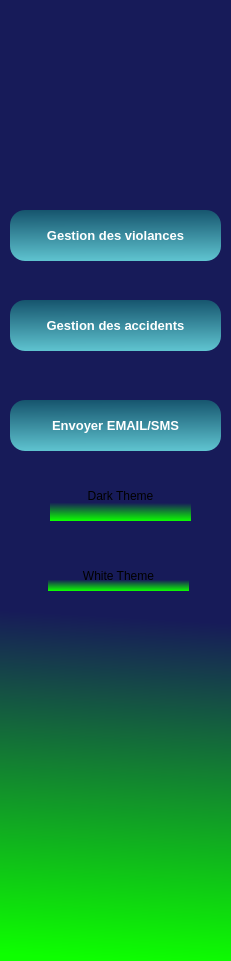
       <widget class="QFrame" name="frame_13">
        <property name="geometry">
         <rect>
          <x>0</x>
          <y>0</y>
          <width>231</width>
          <height>961</height>
         </rect>
        </property>
        <property name="styleSheet">
         <string notr="true">
background :qlineargradient(spread:pad, x1:0.533, y1:1, x2:0.538, y2:0.642409, stop:0 rgba(13, 255, 0, 255), stop:1 rgba(23, 27, 89, 255));
border :0px;
</string>
        </property>
        <property name="frameShape">
         <enum>QFrame::StyledPanel</enum>
        </property>
        <property name="frameShadow">
         <enum>QFrame::Raised</enum>
        </property>
        <widget class="QPushButton" name="gestionViolance">
         <property name="geometry">
          <rect>
           <x>10</x>
           <y>210</y>
           <width>211</width>
           <height>51</height>
          </rect>
         </property>
         <property name="font">
          <font>
           <pointsize>10</pointsize>
           <weight>75</weight>
           <bold>true</bold>
          </font>
         </property>
         <property name="styleSheet">
          <string notr="true">/*background-color:#C70039;
color:white;*/
QPushButton
{
background : qlineargradient(spread:pad, x1:0.467, y1:0, x2:0.482, y2:1, stop:0 rgba(22, 85,110, 255), stop:1 rgba(95, 196, 208, 255));
border-radius:15px;
color:white;
}
QPushButton:hover
{
background:qlineargradient(spread:pad, x1:0.457286, y1:0.381, x2:0.508, y2:1, stop:0 rgba(95, 196, 208, 255), stop:1 rgba(22, 85,110, 255))
}</string>
         </property>
         <property name="text">
          <string>Gestion des violances</string>
         </property>
         <property name="icon">
          <iconset resource="resource.qrc">
           <normaloff>:/image/img/physical-abuse.png</normaloff>:/image/img/physical-abuse.png</iconset>
         </property>
         <property name="iconSize">
          <size>
           <width>45</width>
           <height>45</height>
          </size>
         </property>
         <property name="checkable">
          <bool>false</bool>
         </property>
        </widget>
        <widget class="QPushButton" name="gestionAccident">
         <property name="geometry">
          <rect>
           <x>10</x>
           <y>300</y>
           <width>211</width>
           <height>51</height>
          </rect>
         </property>
         <property name="font">
          <font>
           <pointsize>10</pointsize>
           <weight>75</weight>
           <bold>true</bold>
          </font>
         </property>
         <property name="styleSheet">
          <string notr="true">/*background-color:#C70039;
color:white;*/
QPushButton
{
background : qlineargradient(spread:pad, x1:0.467, y1:0, x2:0.482, y2:1, stop:0 rgba(22, 85,110, 255), stop:1 rgba(95, 196, 208, 255));
border-radius:15px;
color:white;
}
QPushButton:hover
{
background:qlineargradient(spread:pad, x1:0.457286, y1:0.381, x2:0.508, y2:1, stop:0 rgba(95, 196, 208, 255), stop:1 rgba(22, 85,110, 255))
}</string>
         </property>
         <property name="text">
          <string>Gestion des accidents</string>
         </property>
         <property name="icon">
          <iconset resource="resource.qrc">
           <normaloff>:/image/img/car-accident.png</normaloff>:/image/img/car-accident.png</iconset>
         </property>
         <property name="iconSize">
          <size>
           <width>45</width>
           <height>45</height>
          </size>
         </property>
        </widget>
        <widget class="QPushButton" name="gestionAccident_2">
         <property name="geometry">
          <rect>
           <x>10</x>
           <y>400</y>
           <width>211</width>
           <height>51</height>
          </rect>
         </property>
         <property name="font">
          <font>
           <pointsize>10</pointsize>
           <weight>75</weight>
           <bold>true</bold>
          </font>
         </property>
         <property name="styleSheet">
          <string notr="true">/*background-color:#C70039;
color:white;*/
QPushButton
{
background : qlineargradient(spread:pad, x1:0.467, y1:0, x2:0.482, y2:1, stop:0 rgba(22, 85,110, 255), stop:1 rgba(95, 196, 208, 255));
border-radius:15px;
color:white;
}
QPushButton:hover
{
background:qlineargradient(spread:pad, x1:0.457286, y1:0.381, x2:0.508, y2:1, stop:0 rgba(95, 196, 208, 255), stop:1 rgba(22, 85,110, 255))
}</string>
         </property>
         <property name="text">
          <string>Envoyer EMAIL/SMS</string>
         </property>
         <property name="icon">
          <iconset resource="resource.qrc">
           <normaloff>:/image/img/mailbox.png</normaloff>:/image/img/mailbox.png</iconset>
         </property>
         <property name="iconSize">
          <size>
           <width>40</width>
           <height>40</height>
          </size>
         </property>
        </widget>
        <widget class="QPushButton" name="dark">
         <property name="geometry">
          <rect>
           <x>50</x>
           <y>470</y>
           <width>141</width>
           <height>51</height>
          </rect>
         </property>
         <property name="text">
          <string>Dark Theme</string>
         </property>
        </widget>
        <widget class="QPushButton" name="white">
         <property name="geometry">
          <rect>
           <x>48</x>
           <y>560</y>
           <width>141</width>
           <height>31</height>
          </rect>
         </property>
         <property name="text">
          <string>White Theme</string>
         </property>
        </widget>
        <zorder>dark</zorder>
        <zorder>gestionViolance</zorder>
        <zorder>gestionAccident</zorder>
        <zorder>gestionAccident_2</zorder>
        <zorder>white</zorder>
       </widget>
